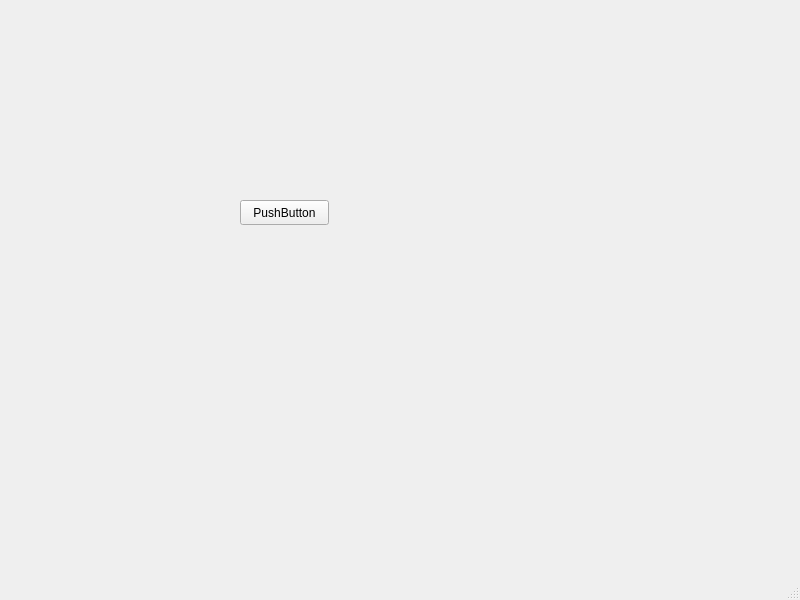
<?xml version="1.0" encoding="UTF-8"?>
<ui version="4.0">
 <class>MainWindow</class>
 <widget class="QMainWindow" name="MainWindow">
  <property name="geometry">
   <rect>
    <x>0</x>
    <y>0</y>
    <width>800</width>
    <height>600</height>
   </rect>
  </property>
  <property name="windowTitle">
   <string>MainWindow</string>
  </property>
  <widget class="QWidget" name="centralwidget">
   <widget class="QPushButton" name="pushButton">
    <property name="geometry">
     <rect>
      <x>240</x>
      <y>200</y>
      <width>89</width>
      <height>25</height>
     </rect>
    </property>
    <property name="text">
     <string>PushButton</string>
    </property>
   </widget>
  </widget>
  <widget class="QMenuBar" name="menubar">
   <property name="geometry">
    <rect>
     <x>0</x>
     <y>0</y>
     <width>800</width>
     <height>22</height>
    </rect>
   </property>
  </widget>
  <widget class="QStatusBar" name="statusbar"/>
 </widget>
 <resources/>
 <connections/>
</ui>
